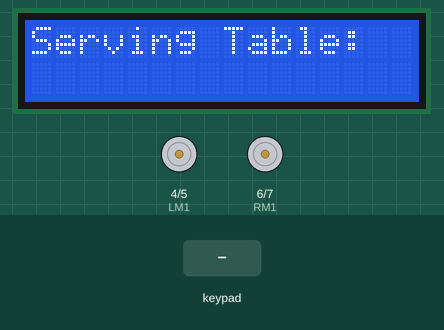
Simulated run of this sketch. Board: Arduino Mega 2560, built with avr-gcc and run on an emulated ATmega2560. Parts: 16×2 character LCD, motor-driver pin pairs drawn as motors (green arrow = first pin HIGH = forward, orange = second pin HIGH = backward, longer = more drive, scaled by the enable pin). The inputs (shaded band) are chosen by the test bench.

Above: at 1.2 s.
1.3 s: key '*' pressed
At 3.3 s:
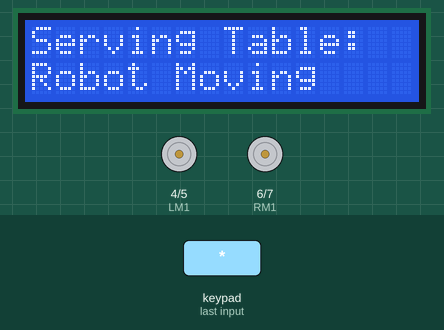
3.8 s: key '0' pressed
At 4.2 s:
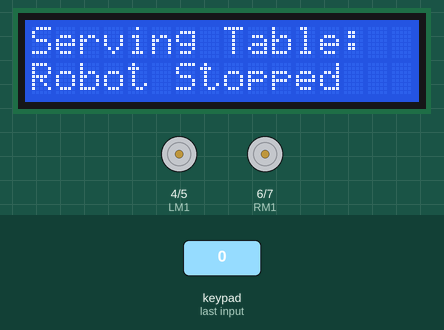
5.3 s: keypad keys 2 2 2 4 2 6 2 8 pressed 0.4 s apart
At 27.4 s:
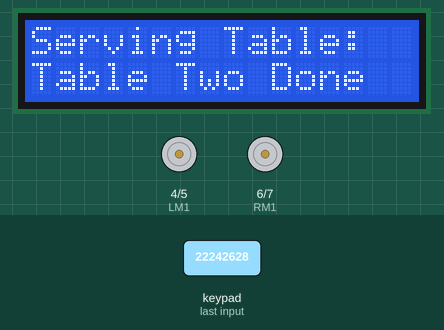
Timing chart, 0 to 28.9 s (numbered marks = the images above; inputs shaded):
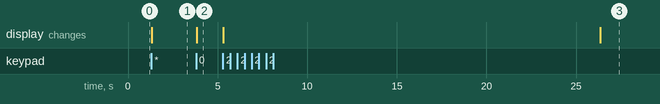

The sketch:

waiter_robot.ino
```cpp
#include <Keypad.h>
#include <Wire.h>
#include <LiquidCrystal_I2C.h>

// Define the keypad
const byte ROWS = 4;
const byte COLS = 3;
char keys[ROWS][COLS] = {
    {'1', '2', '3'},
    {'4', '5', '6'},
    {'7', '8', '9'},
    {'*', '0', '#'}
};

// Define the row and column pins
byte rowPins[ROWS] = {22, 24, 26, 28};
byte colPins[COLS] = {30, 32, 34};

// Create the keypad object
Keypad keypad = Keypad(makeKeymap(keys), rowPins, colPins, ROWS, COLS);

#define enA 9
#define enB 10
#define LM1 4  // left motor
#define LM2 5  // left motor
#define RM1 6  // right motor
#define RM2 7  // right motor

// Set the LCD address to 0x27 for a 16 chars and 2 line display
LiquidCrystal_I2C lcd(0x27, 16, 2);

void setup() {
    pinMode(enA, OUTPUT);
    pinMode(enB, OUTPUT);
    pinMode(LM1, OUTPUT);
    pinMode(LM2, OUTPUT);
    pinMode(RM1, OUTPUT);
    pinMode(RM2, OUTPUT);
    Serial.begin(9600);

    // Initialize the LCD
    lcd.begin();
    lcd.backlight();
    lcd.print("Serving Table: ");
}

void loop() {
    char key = keypad.getKey();
    if (key != NO_KEY) {
        lcd.clear();
        lcd.setCursor(0, 0);
        lcd.print("Serving Table: ");

        if (key == '1') {
            moveRobot(7000, -90, 5000, 180); // Forward, Turn left, Move forward, Turn around
            lcd.setCursor(0, 1);
            lcd.print("Table One Done");
            delay(3000);
        } else if (key == '2') {
            moveRobot(10000, 90, 5000, 180); // Forward, Turn right, Move forward, Turn around
            lcd.setCursor(0, 1);
            lcd.print("Table Two Done");
            delay(3000);
        } else if (key == '3') {
            moveRobot(12000, -90, 5000, 180); // Forward, Turn left, Move forward, Turn around
            lcd.setCursor(0, 1);
            lcd.print("Table Three Done");
            delay(3000);
        } else if (key == '0') {
            stopRobot();
            lcd.setCursor(0, 1);
            lcd.print("Robot Stopped");
        } else if (key == '*') {
            lcd.setCursor(0, 1);
            lcd.print("Robot Moving");
            moveRobot(1000, 0, 0, 0); // Move forward for 1 second
        }
    }
}

void moveRobot(int forwardTime, int turnAngle, int moveBackTime, int turnBackAngle) {
    forward();
    delay(forwardTime);
    stopRobot();
    delay(1000);

    if (turnAngle != 0) {
        if (turnAngle == 90) {
            right();
        } else if (turnAngle == -90) {
            left();
        }
        delay(1500); // Adjust delay for turning
        stopRobot();
        delay(500);
    }

    if (moveBackTime != 0) {
        backward();
        delay(moveBackTime);
        stopRobot();
        delay(1000);
    }

    if (turnBackAngle != 0) {
        if (turnBackAngle == 90) {
            right();
        } else if (turnBackAngle == -90) {
            left();
        }
        delay(1500); // Adjust delay for turning
        stopRobot();
        delay(500);
    }
}

void forward() {
    digitalWrite(LM1, HIGH);
    digitalWrite(LM2, LOW);
    digitalWrite(RM1, HIGH);
    digitalWrite(RM2, LOW);
}

void backward() {
    digitalWrite(LM1, LOW);
    digitalWrite(LM2, HIGH);
    digitalWrite(RM1, LOW);
    digitalWrite(RM2, HIGH);
}

void left() {
    digitalWrite(LM1, LOW);
    digitalWrite(LM2, HIGH);
    digitalWrite(RM1, HIGH);
    digitalWrite(RM2, LOW);
}

void right() {
    digitalWrite(LM1, HIGH);
    digitalWrite(LM2, LOW);
    digitalWrite(RM1, LOW);
    digitalWrite(RM2, HIGH);
}

void stopRobot() {
    digitalWrite(LM1, LOW);
    digitalWrite(LM2, LOW);
    digitalWrite(RM1, LOW);
    digitalWrite(RM2, LOW);
}
```

Measured:
- after the input at 1.3 s, the display: changes at once (image 1)
- after the input at 3.8 s, the display: changes at once (image 2)
- after the input at 5.3 s, the display: first changes at once (image 3 shows a later state)
